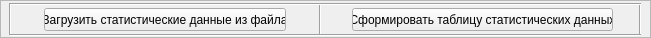
     <widget class="QFrame" name="frame">
      <property name="geometry">
       <rect>
        <x>0</x>
        <y>43</y>
        <width>651</width>
        <height>38</height>
       </rect>
      </property>
      <property name="frameShape">
       <enum>QFrame::StyledPanel</enum>
      </property>
      <property name="frameShadow">
       <enum>QFrame::Raised</enum>
      </property>
      <widget class="Line" name="line_34">
       <property name="geometry">
        <rect>
         <x>0</x>
         <y>3</y>
         <width>20</width>
         <height>32</height>
        </rect>
       </property>
       <property name="orientation">
        <enum>Qt::Vertical</enum>
       </property>
      </widget>
      <widget class="Line" name="line_35">
       <property name="geometry">
        <rect>
         <x>630</x>
         <y>3</y>
         <width>20</width>
         <height>32</height>
        </rect>
       </property>
       <property name="orientation">
        <enum>Qt::Vertical</enum>
       </property>
      </widget>
      <widget class="Line" name="line_36">
       <property name="geometry">
        <rect>
         <x>10</x>
         <y>-4</y>
         <width>631</width>
         <height>16</height>
        </rect>
       </property>
       <property name="orientation">
        <enum>Qt::Horizontal</enum>
       </property>
      </widget>
      <widget class="Line" name="line_37">
       <property name="geometry">
        <rect>
         <x>10</x>
         <y>27</y>
         <width>631</width>
         <height>16</height>
        </rect>
       </property>
       <property name="orientation">
        <enum>Qt::Horizontal</enum>
       </property>
      </widget>
      <widget class="Line" name="line_38">
       <property name="geometry">
        <rect>
         <x>310</x>
         <y>4</y>
         <width>20</width>
         <height>32</height>
        </rect>
       </property>
       <property name="orientation">
        <enum>Qt::Vertical</enum>
       </property>
      </widget>
      <widget class="QPushButton" name="Load_Button_for_Normal_Distribution">
       <property name="geometry">
        <rect>
         <x>44</x>
         <y>8</y>
         <width>242</width>
         <height>23</height>
        </rect>
       </property>
       <property name="text">
        <string>Загрузить статистические данные из файла</string>
       </property>
      </widget>
      <widget class="QPushButton" name="Create_Table_for_Normal_Distribution">
       <property name="geometry">
        <rect>
         <x>352</x>
         <y>8</y>
         <width>261</width>
         <height>23</height>
        </rect>
       </property>
       <property name="text">
        <string>Сформировать таблицу статистических данных</string>
       </property>
      </widget>
      <zorder>line_35</zorder>
      <zorder>line_34</zorder>
      <zorder>line_38</zorder>
      <zorder>line_36</zorder>
      <zorder>line_37</zorder>
      <zorder>Load_Button_for_Normal_Distribution</zorder>
      <zorder>Create_Table_for_Normal_Distribution</zorder>
     </widget>
